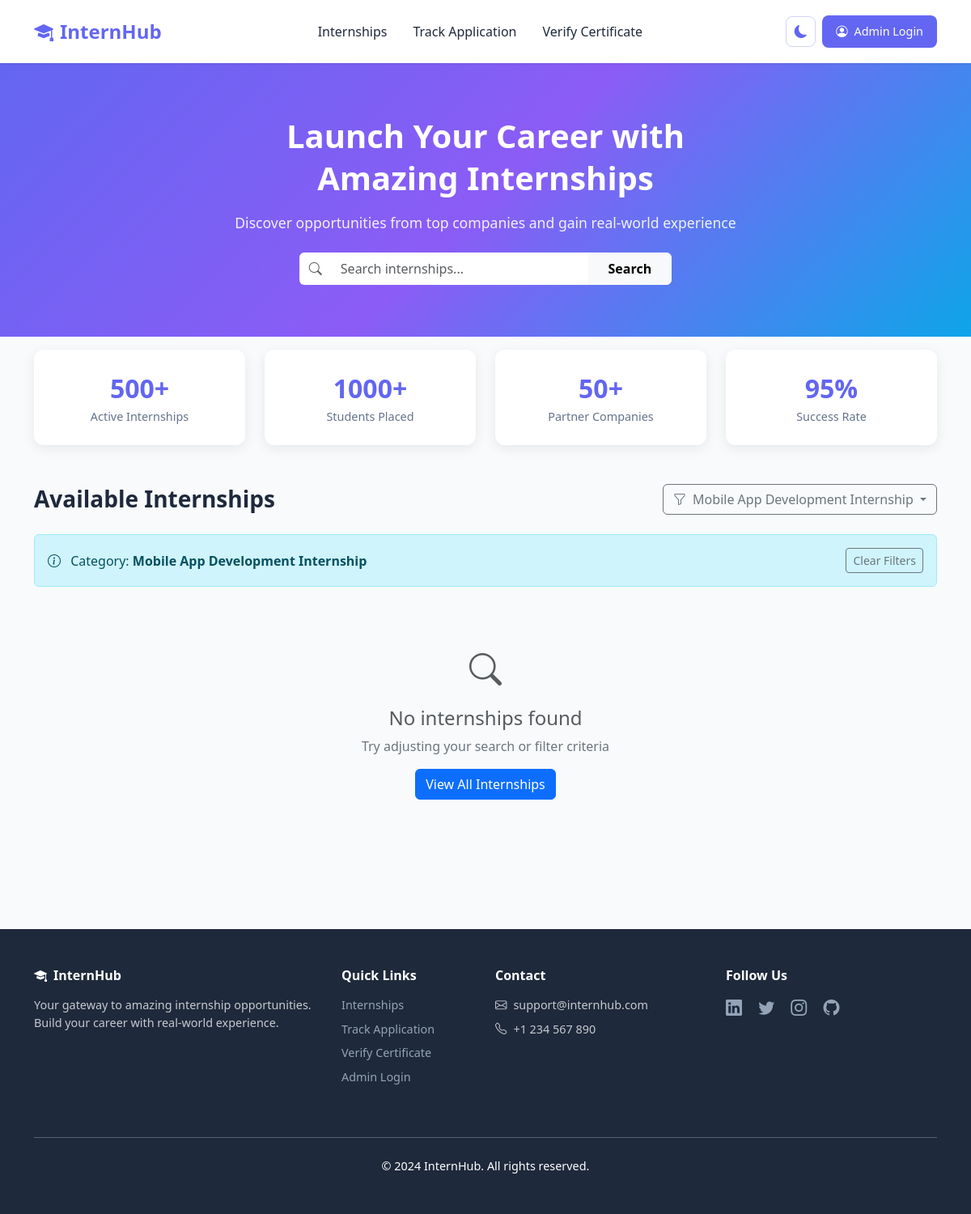
Before: /index.php?category=Mobile App Development Internship with the older database file.
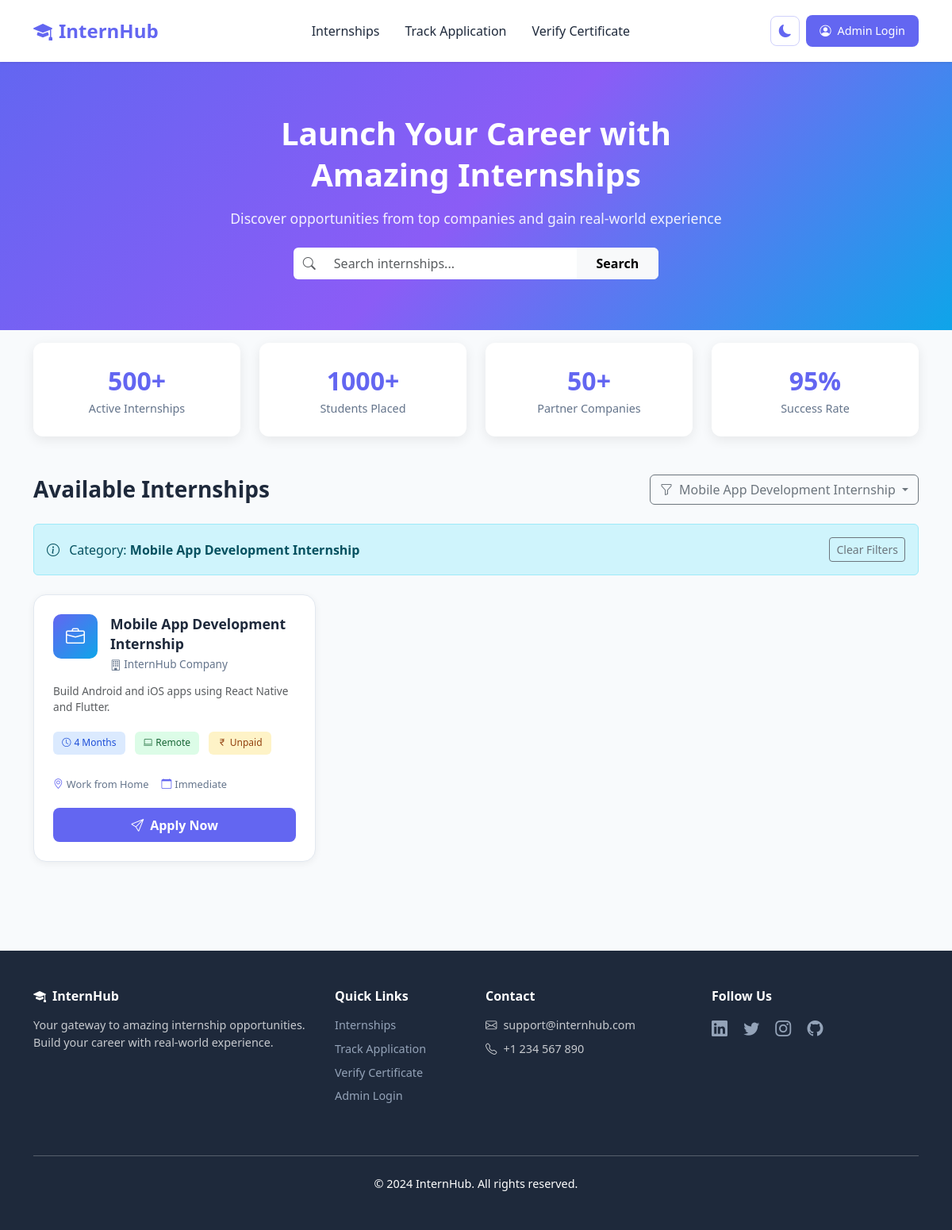
After: the same page with the newer database file.
### tables this page shows
CREATE TABLE internships (
  id INT AUTO_INCREMENT PRIMARY KEY,
  title VARCHAR(100),
  description TEXT,
  duration VARCHAR(50)
);

### index.php (the view, shortened to what the changed rows need)
<?php
require 'includes/db.php';
$category = isset($_GET['category']) ? trim($_GET['category']) : '';
$sql = "SELECT * FROM internships WHERE 1=1";
$params = [];
if (!empty($category) && $category !== 'all') {
    $sql .= " AND title LIKE :category";
    $params[':category'] = '%' . $category . '%';
}
$sql .= " ORDER BY id DESC";
$stmt = $conn->prepare($sql);
$stmt->execute($params);
$result = $stmt;
?>
<!DOCTYPE html>
<html lang="en">
<head>
  <link rel="stylesheet" href="https://cdn.jsdelivr.net/npm/bootstrap@5.3.0/dist/css/bootstrap.min.css">
  <link rel="stylesheet" href="https://cdn.jsdelivr.net/npm/bootstrap-icons@1.11.0/font/bootstrap-icons.css">
</head>
<body>
  <section class="hero">
    <div class="container text-center">
      <h1>Launch Your Career with<br>Amazing Internships</h1>
    </div>
  </section>
  <section class="py-5">
    <div class="container">
      <div class="d-flex justify-content-between align-items-center mb-4">
        <h2 class="section-title mb-0">Available Internships</h2>
      </div>
      <div class="row g-4">
        <?php $hasResults = false; ?>
        <?php while ($row = $result->fetch()): $hasResults = true; ?>
          <?php
            $icon = 'bi-briefcase';
          ?>
          <div class="col-lg-4 col-md-6">
            <div class="internship-card">
              <div class="d-flex align-items-start">
                <div class="company-logo me-3">
                  <i class="bi <?= $icon ?>"></i>
                </div>
                <div class="flex-grow-1">
                  <h5 class="internship-title"><?= htmlspecialchars($row['title']) ?></h5>
                  <p class="company-name mb-0"><i class="bi bi-building"></i> InternHub Company</p>
                </div>
              </div>
              <p class="text-muted internship-desc"><?= htmlspecialchars($row['description']) ?></p>
              <div class="tags-container">
                <span class="tag tag-duration"><i class="bi bi-clock"></i><?= htmlspecialchars($row['duration']) ?></span>
                <span class="tag tag-type"><i class="bi bi-laptop"></i>Remote</span>
                <span class="tag tag-mode"><i class="bi bi-currency-rupee"></i>Unpaid</span>
              </div>
              <div class="internship-meta">
                <span><i class="bi bi-geo-alt"></i>Work from Home</span>
                <span><i class="bi bi-calendar"></i>Immediate</span>
              </div>
              <a href="apply.php?id=<?= (int)$row['id'] ?>" class="btn btn-apply">
                <i class="bi bi-send"></i>Apply Now
              </a>
            </div>
          </div>
        <?php endwhile; ?>
        <?php if (!$hasResults): ?>
        <div class="col-12">
          <div class="text-center py-5">
            <i class="bi bi-search fs-1 text-muted mb-3 d-block"></i>
            <h4 class="text-muted">No internships found</h4>
            <p class="text-secondary">Try adjusting your search or filter criteria</p>
            <a href="index.php" class="btn btn-primary">View All Internships</a>
          </div>
        </div>
        <?php endif; ?>
      </div>
    </div>
  </section>
</body>
</html>

Changed rows visible on the page:
added internships: title "Mobile App Development Internship", description "Build Android and iOS apps using React Native and Flutter.", duration "4 Months"
Other visible differences:
text no longer shown: "No internships found Try adjusting your search or filter criteria View All Internships"
